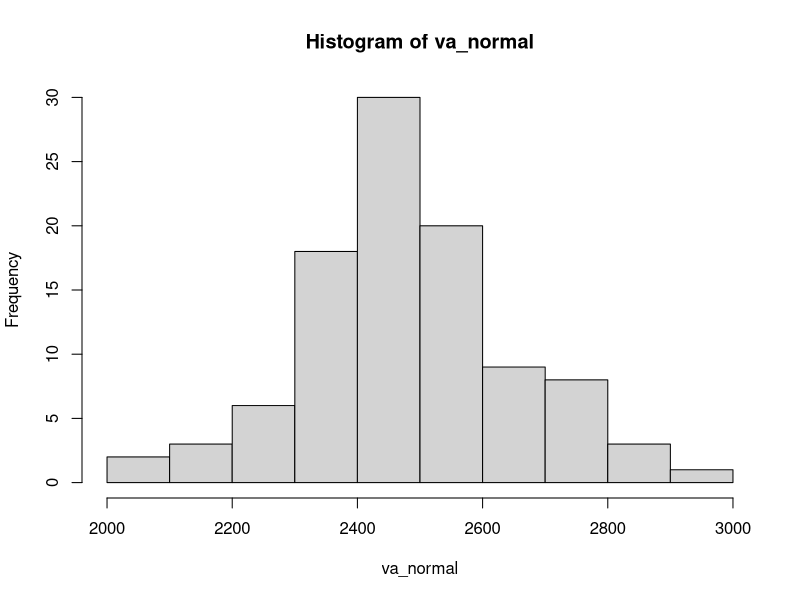
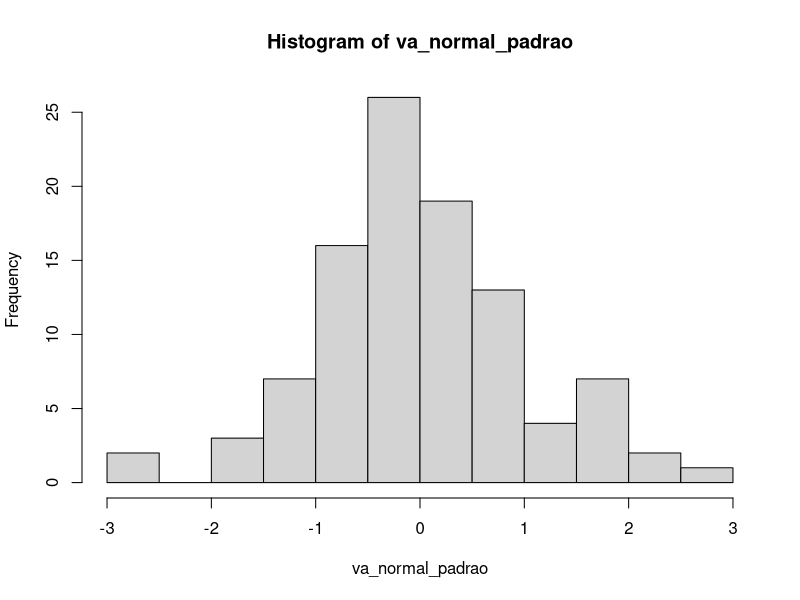
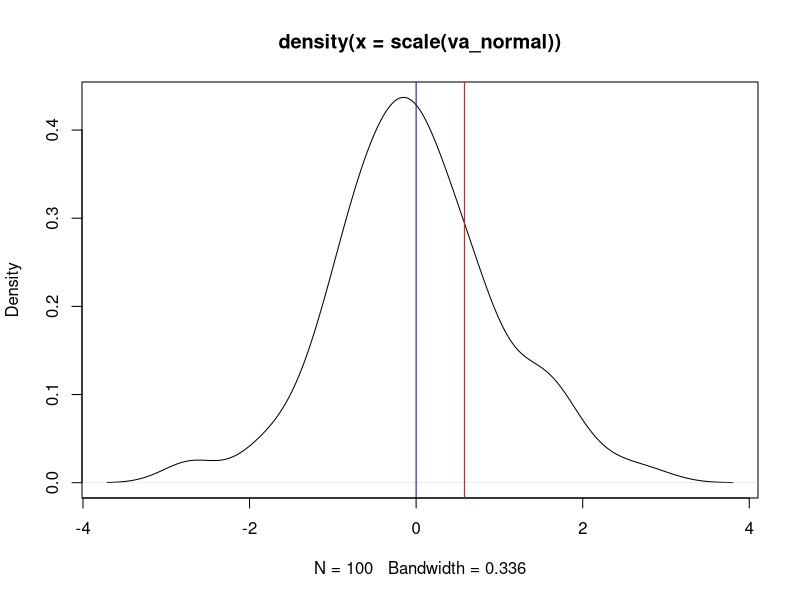
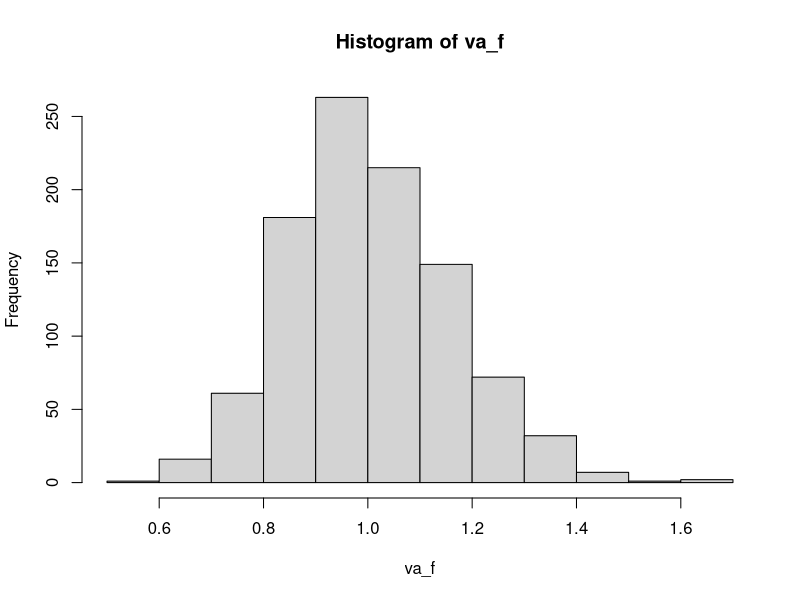
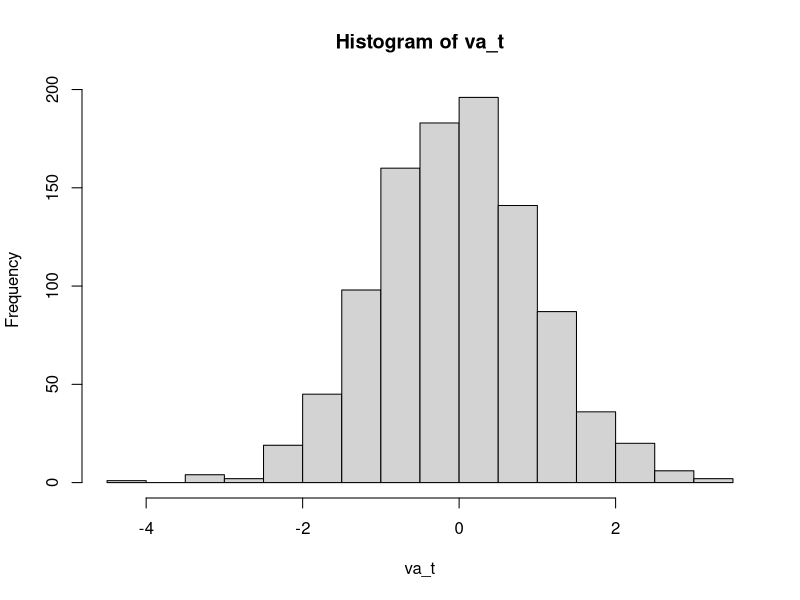
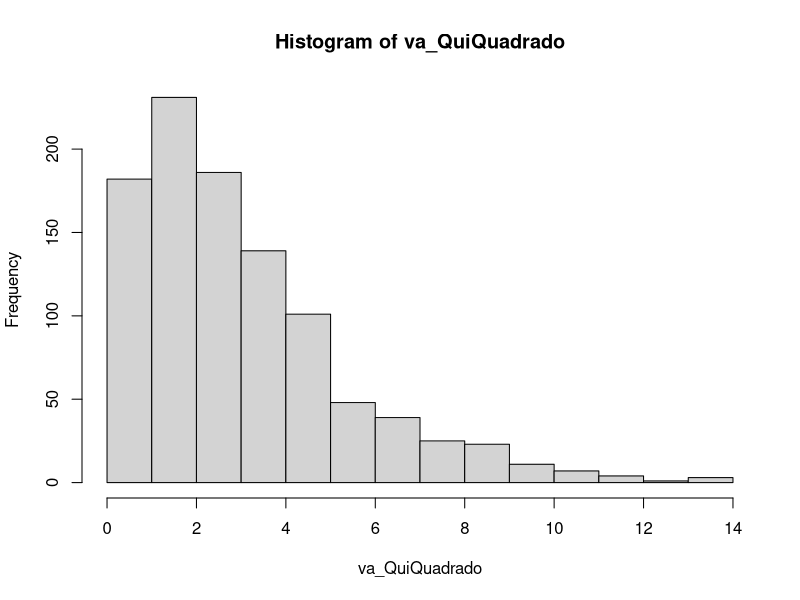

Reproduce these figures in R, in order.
#Distribuicao Normal

#A distribuicao dos salarios dos funcionarios de uma empresa segue uma distribuicao normal com media = 2500 e desvio padrao = 170.
#Ao selecionar aleatoriamente um individuo dessa populacao, qual a probabilidade de ter salario entre 2400 e 2600 ?
#Para isso é necessario achar P(X<=2600) e subtrair por P(X<=2400)

probabilidade_ate_2600 <- pnorm(q = 2600, mean = 2500, sd =170 )
print(probabilidade_ate_2600)

probabilidade_ate_2400 <- pnorm(q = 2400, mean = 2500, sd =170 )
print(probabilidade_ate_2400)

probabilidade_entre_2400_2600_dp170 = probabilidade_ate_2600 - probabilidade_ate_2400
print(probabilidade_entre_2400_2600_dp170)

#Gerar 100 números aleatórios para uma distribuição normal com média 2500 e desvio padrão 170
va_normal <- rnorm(n = 100, mean = 2500,sd = 170)
hist(va_normal)


#Distribuicao Normal Padrao

#O comando scale padroniza uma variável aleatoria. Ao aplicar o comando na variável va_normal criada, ela ficara com
#media zero e desvio padrao unitario (dp=1).

va_normal_padrao <- scale(va_normal)
hist(va_normal_padrao)

#A distribuicao dos salarios dos funcionarios de uma empresa segue uma distribuicao normal com media = 2500 e desvio padrao = 170.
#Ao selecionar aleatoriamente um indivíduo dessa população, qual a probabilidade de ter salário acima de 2.600 ?

#Primeiramente é necessário padronizar a variável

z <- (2600-2500)/170
pnorm(z)

#Visualizar o valo Z em relação a média

plot(density(scale(va_normal)))  #Plota curva de densidade
abline(v = 0,col = 'blue')  #Gera uma linha sobre média, que e zero pois padronizamos a distribuição
abline(v = 0.58,col = 'red')  #Gera uma linha sobre o valor z obtido


#Distribuicao F
#Gerando uma amostra aleatoria de 1000 numero seguindo uma distribuicao F

# n e a quantidade de numeros a ser gerado
# df1 e o primeiro grau de liberdade
# df2 e o segundo grau de liberdade
va_f <- rf( n= 1000, df1 = 100, df2 = 533)
hist(va_f)

#Conforme os graus de liberdade vao aumentando, a distribuicao F se aproxima da Normal.

#Distribuicao T
#Gera uma amostra aleatoria de 1000 numeros seguindo uma distribuicao T
va_t <- rt(1000, df = 20)
hist(va_t)

#A distribuição t, assim como a normal padrão, é centrada no zero

#Distribuicao Qui-Quadrado
#Gera uma amostra aleatoria de 1000 numeros seguindo uma distribuicaoo quiquadrado
va_QuiQuadrado <- rchisq(1000,df = 3)
hist(va_QuiQuadrado)